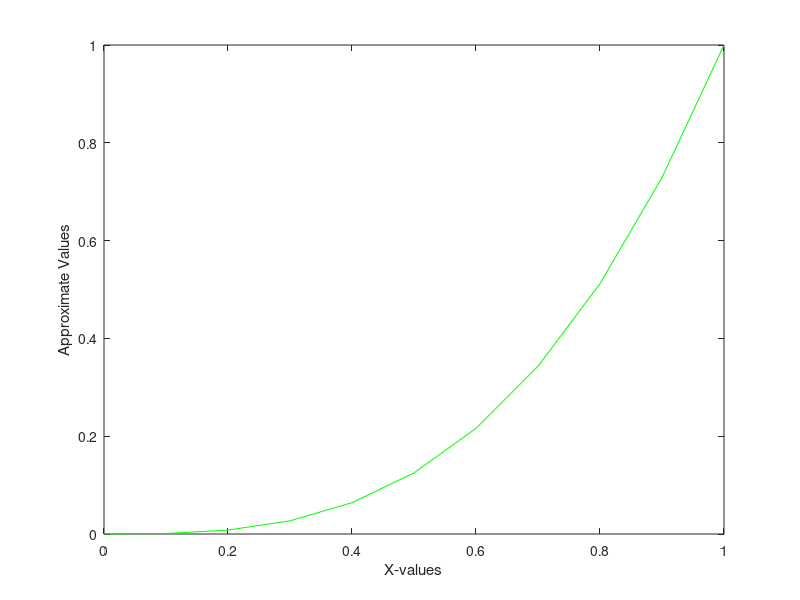

This chart was generated by the following MATLAB code:
%% question 2
% Using ODE as: y"=6*x with y(0)=0 and y(1)=1
p = @(x) 0;
q = @(x) 0;
f = @(x) -6*x;
g0 = 0;
g1 = 1;
a=0;
b=1;
n = 10;
h = (b - a)/(n);
x = @(x) a+h*x;
b = zeros(n-1,1);
A = zeros(n-1,n-1);

for i = 2:n-2
    A(i, i)=2+h*h*q(x(i));
    A(i, i-1)= -(1+p(x(i))*h/2);
    A(i, i+1)= -(1-p(x(i))*h/2);
end
A(1, 1)=2+h*h*q(x(1));
A(1, 2)= -(1-p(x(1))*h/2);
A(n-1, n-1)=2+h*h*q(x(n-1)); 
A(n-1, n-2)= -(1+p(x(n-1))*h/2);

for i = 1:n-1
    b(i) = h*h*f(x(i));
end
b(1) = b(1) + g0*(1+p(x(1))*h/2);
b(n-1) = b(n-1) + g1*(1-p(x(n-1))*h/2);

%Now Solving A*w=b to get values of w=[w1,w2,...,wn-1]
w = A\b;
disp('Approximation Values are :');
disp(w);
w=[g0;w;g1];%Placing w0 & wn values

x=[a];
for i=1:n
    x(end+1)=x(end)+h;
end

plot(x,w,'g')
xlabel('X-values');
ylabel('Approximate Values');
